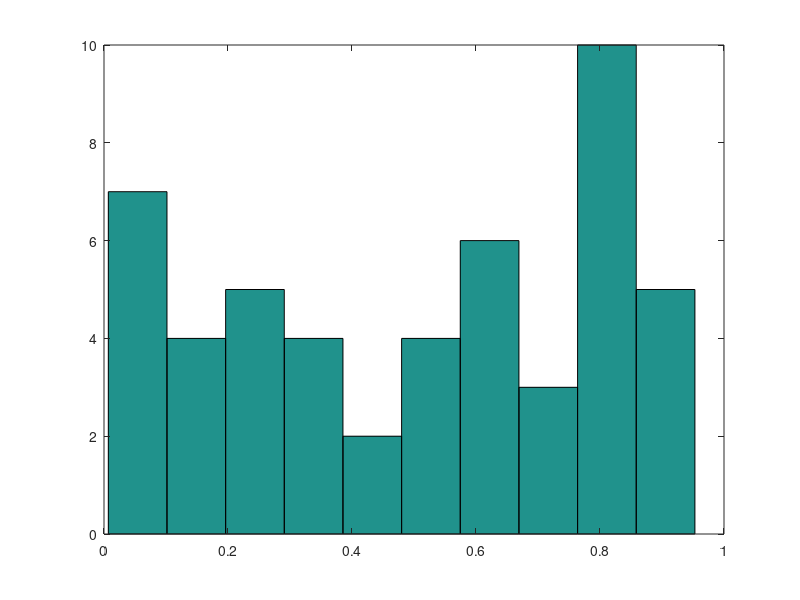
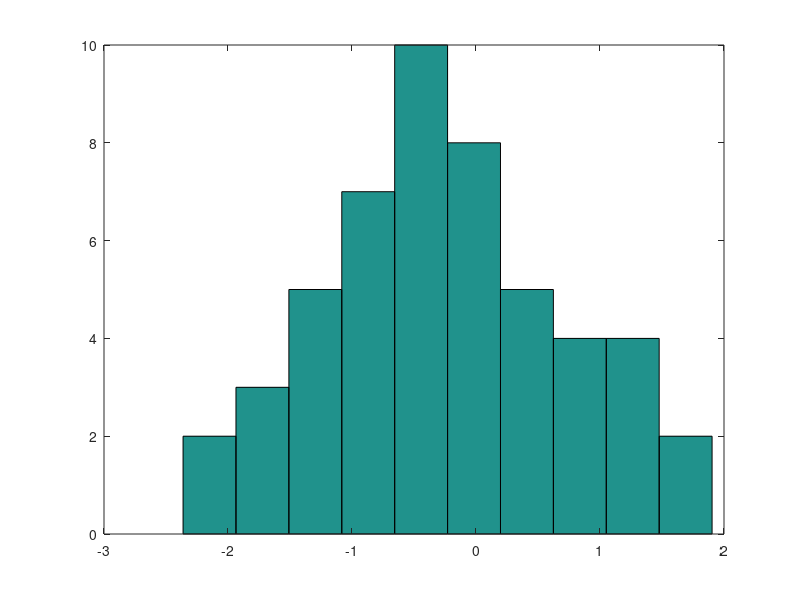
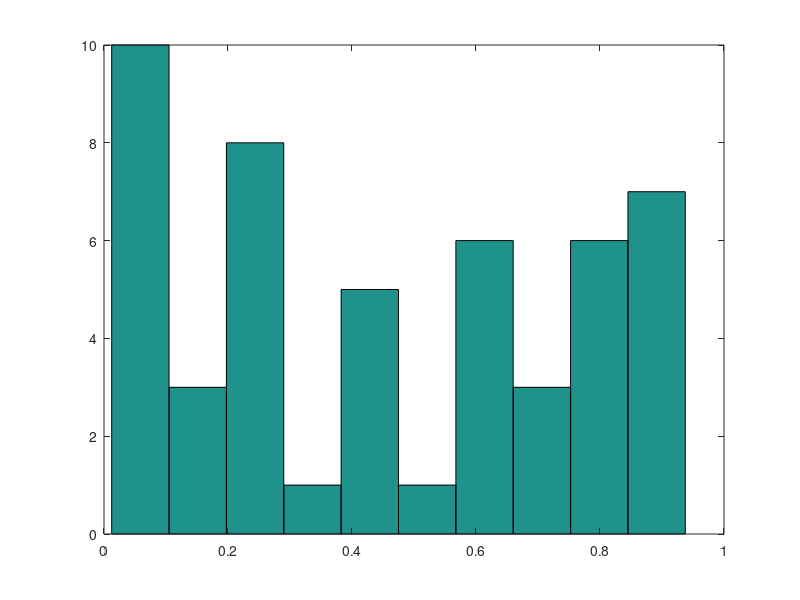
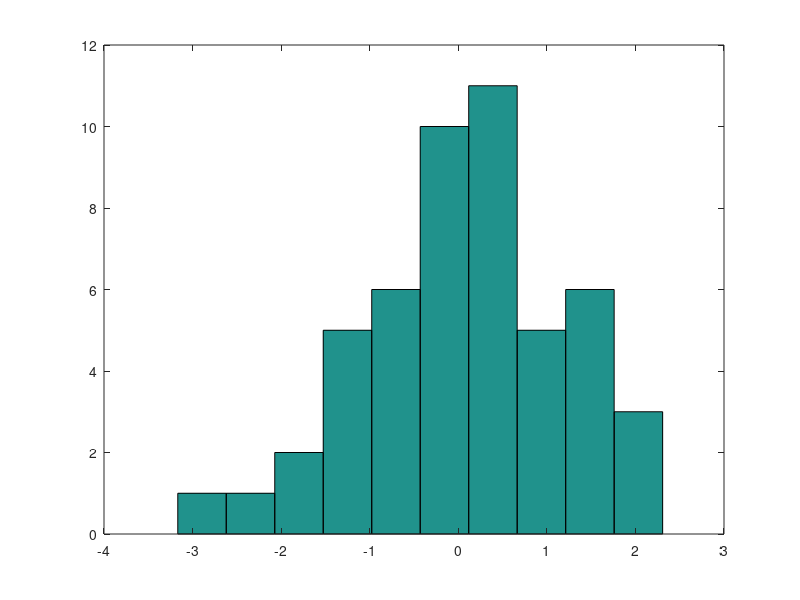

MATLAB code to generate these figures, in order:
% Group Project 2 
% 

%% data (2)
rand_data = rand(1,50);
randn_data = randn(1,50);
bu_football_data = [6 6 3 6 5 5 7 2 1 5 4 4 3 4 2 1 2 5 5 3 5 9 5 3 2 3 5 5 3 3 6 8 9 6 5 9 9 3 4 3 4 4 5 4 3 12 9 3 1 11948 1949 1950 1951 1952 1953 1954 1955 1956 1957 1958 1959 1960 1961 1962 1963 1964 1965 1966 1967 1968 1969 1970 1971 1972 1973 1974 1975 1976 1977 1978 1979 1980 1981 1982 1983 1984 1985 1986 1987 1988 1989 1990 1991 1992 1993 1994 1995 1996 1997]; 
bu_football_years = [];

%% plots (3)
figure
hist(rand_data,10);

figure
hist(randn_data,10);

%% statistics (4)

rand_data_mean = mean(rand_data);
randn_data_mean = mean(randn_data);
bu_football_data = mean(bu_football_data);

rand_data_median = median(rand_data);
randn_data_median = median(randn_data);
bu_football_data_median = median(bu_football_data);

rand_data_std = std(rand_data);
randn_data_std = std(randn_data);
bu_football_data_std = std(bu_football_data);

%% z-scores (5)

%% % Group Project 2 
% 

rand_data = rand(1,50);
randn_data = randn(1,50);
bu_football_data = []; 
bu_football_years = [];

%% plots (3)
figure
hist(rand_data,10);

figure
hist(randn_data,10);

%% statistics (4)

rand_data_mean = mean(rand_data);
randn_data_mean = mean(randn_data);
bu_football_data = mean(bu_football_data);

rand_data_median = median(rand_data);
randn_data_median = median(randn_data);
bu_football_data_median = median(bu_football_data);

rand_data_std = std(rand_data);
randn_data_std = std(randn_data);
bu_football_data_std = std(bu_football_data);

%% z-scores (5)

%% normalized data plots (6)

%% summaries (7)
